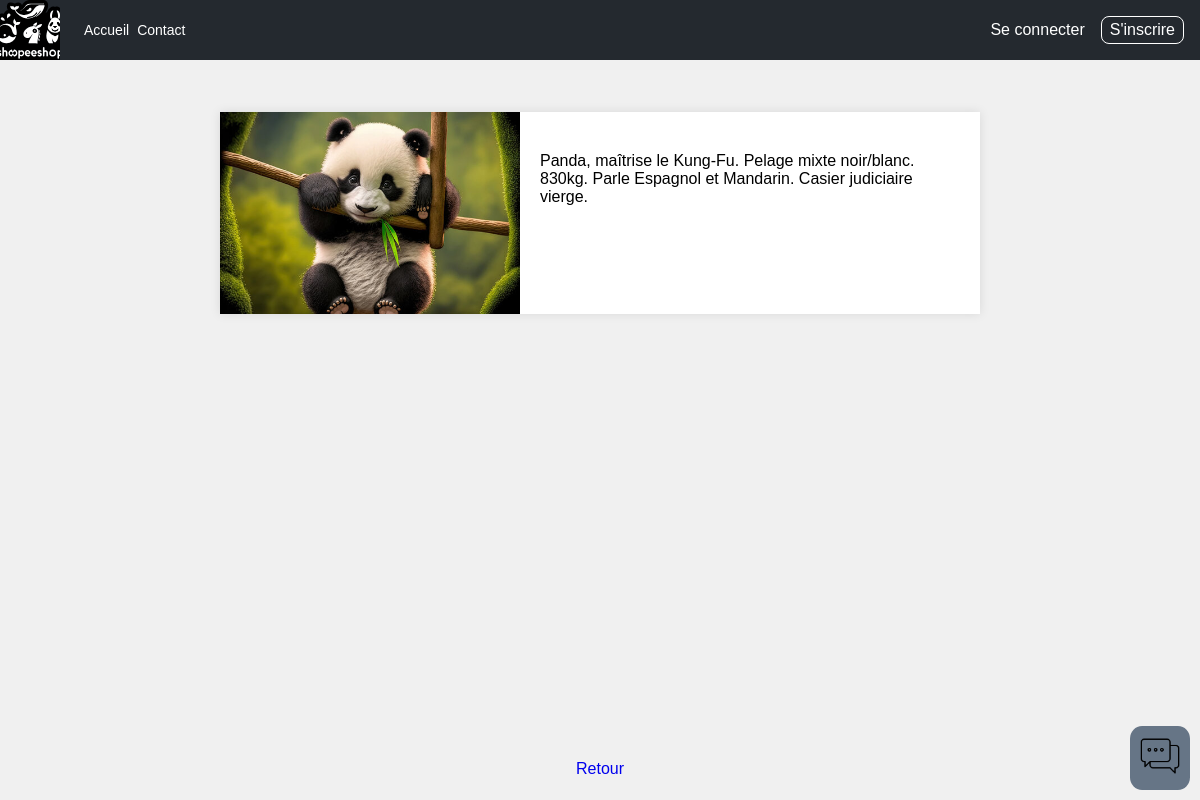
Screenshot of /articles/article.php?id_art=2 with the database file from the repository.
### tables this page shows
CREATE TABLE `Articles` (
  `id_art` int NOT NULL,
  `id_stripe` varchar(55) NOT NULL,
  `nom` varchar(25) NOT NULL,
  `quantite` int NOT NULL,
  `prix` float NOT NULL,
  `url_photo` varchar(40) NOT NULL,
  `description` text NOT NULL
);

### articles/article.php (the view, shortened to what this page needs)
<?php
require_once "../includes/head.php";
include_once "../includes/navbar.php";
include_once "../includes/chat.php";
$id_art = $_GET['id_art'];
$query = 'SELECT * FROM Articles WHERE id_art= :id_article';
$sth = $conn->prepare($query);
$sth->bindParam(":id_article", $id_art, PDO::PARAM_INT);
$sth->execute();
$article = $sth->fetch();
?>
<main id="article">
<?php
if($article){
    echo <<<HTML
    <div class="container">
    <h1>$article[name]</h1>
    <div class="product-card">
        <img class="product-image" src="$article[url_photo]" alt="Product Image">
        <div class="product-details">
            <p class="product-description">$article[description]</p>
HTML;
} else {
    echo "<h1>Aucun article n'a été trouvé</h1>";
}
?>
        </div>
    </div>
</div>
</main>
<?php include_once '../includes/footer.php' ?>
</body>
</html>

### styles/style.css (style rules this page uses)
* { margin: 0; padding: 0; box-sizing: border-box; white-space: normal; }
body { font-family: sans-serif; font-size: 16px; }
main { padding: 0 auto; margin: calc(60px + 1%) 30px 0; }
img { width: 80%; height: 80%; -o-object-fit: cover; object-fit: cover; }
body { font-family: Arial, sans-serif; margin: 0; padding: 0; background-color: #f0f0f0; }
.container { max-width: 800px; margin: 0 auto; padding: 20px; }
.product-card { display: flex; box-shadow: 0 0 10px rgba(0, 0, 0, 0.1); background-color: #ffffff; }
.product-image { max-width: 300px; height: auto; flex: 1; }
.product-details { flex: 1; padding: 20px; }
.product-description { margin-top: 20px; }

### rows the page displays
articles: url_photo (picture), description "Panda, maîtrise le Kung-Fu. Pelage mixte noir/blanc. 830kg. Parle Espagnol et Mandarin. Casier judiciaire vierge."
